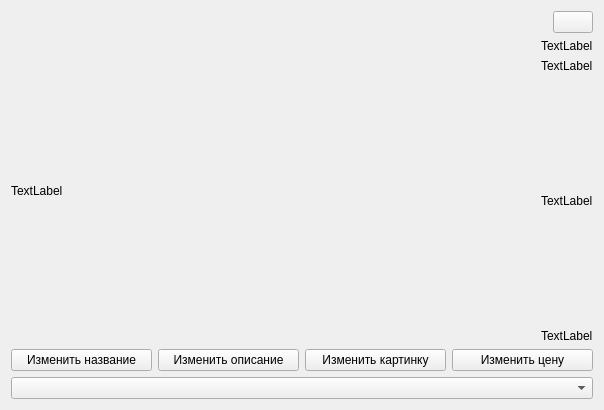
<?xml version="1.0" encoding="UTF-8"?>
<ui version="4.0">
 <class>ProductCardInAdminPanel</class>
 <widget class="QWidget" name="ProductCardInAdminPanel">
  <property name="geometry">
   <rect>
    <x>0</x>
    <y>0</y>
    <width>604</width>
    <height>410</height>
   </rect>
  </property>
  <property name="minimumSize">
   <size>
    <width>604</width>
    <height>400</height>
   </size>
  </property>
  <property name="windowTitle">
   <string>Form</string>
  </property>
  <layout class="QVBoxLayout" name="verticalLayout_2" stretch="0,0,0,0">
   <item>
    <layout class="QHBoxLayout" name="horizontalLayout_3">
     <property name="spacing">
      <number>7</number>
     </property>
     <item>
      <spacer name="horizontalSpacer">
       <property name="orientation">
        <enum>Qt::Orientation::Horizontal</enum>
       </property>
       <property name="sizeHint" stdset="0">
        <size>
         <width>40</width>
         <height>20</height>
        </size>
       </property>
      </spacer>
     </item>
     <item>
      <widget class="QPushButton" name="btnDeleteProduct">
       <property name="text">
        <string/>
       </property>
       <property name="icon">
        <iconset theme="QIcon::ThemeIcon::WindowClose"/>
       </property>
      </widget>
     </item>
    </layout>
   </item>
   <item>
    <layout class="QHBoxLayout" name="horizontalLayout">
     <item>
      <widget class="QLabel" name="productImagelabel">
       <property name="sizePolicy">
        <sizepolicy hsizetype="Expanding" vsizetype="Expanding">
         <horstretch>0</horstretch>
         <verstretch>0</verstretch>
        </sizepolicy>
       </property>
       <property name="text">
        <string>TextLabel</string>
       </property>
      </widget>
     </item>
     <item>
      <layout class="QVBoxLayout" name="verticalLayout">
       <item>
        <widget class="QLabel" name="productIdLabel">
         <property name="text">
          <string>TextLabel</string>
         </property>
        </widget>
       </item>
       <item>
        <widget class="QLabel" name="productNamelabel">
         <property name="text">
          <string>TextLabel</string>
         </property>
        </widget>
       </item>
       <item>
        <widget class="QLabel" name="productDescriptionLabel">
         <property name="sizePolicy">
          <sizepolicy hsizetype="Preferred" vsizetype="Expanding">
           <horstretch>0</horstretch>
           <verstretch>0</verstretch>
          </sizepolicy>
         </property>
         <property name="text">
          <string>TextLabel</string>
         </property>
         <property name="wordWrap">
          <bool>true</bool>
         </property>
        </widget>
       </item>
       <item>
        <widget class="QLabel" name="productPriceLabel">
         <property name="text">
          <string>TextLabel</string>
         </property>
        </widget>
       </item>
      </layout>
     </item>
    </layout>
   </item>
   <item>
    <layout class="QHBoxLayout" name="horizontalLayout_2">
     <item>
      <widget class="QPushButton" name="btnChangeName">
       <property name="text">
        <string>Изменить название</string>
       </property>
      </widget>
     </item>
     <item>
      <widget class="QPushButton" name="btnChangeDescription">
       <property name="text">
        <string>Изменить описание</string>
       </property>
      </widget>
     </item>
     <item>
      <widget class="QPushButton" name="btnChangeImage">
       <property name="text">
        <string>Изменить картинку</string>
       </property>
      </widget>
     </item>
     <item>
      <widget class="QPushButton" name="btnChangePrice">
       <property name="text">
        <string>Изменить цену</string>
       </property>
      </widget>
     </item>
    </layout>
   </item>
   <item>
    <widget class="QComboBox" name="comboBoxCategories"/>
   </item>
  </layout>
 </widget>
 <resources/>
 <connections/>
</ui>
